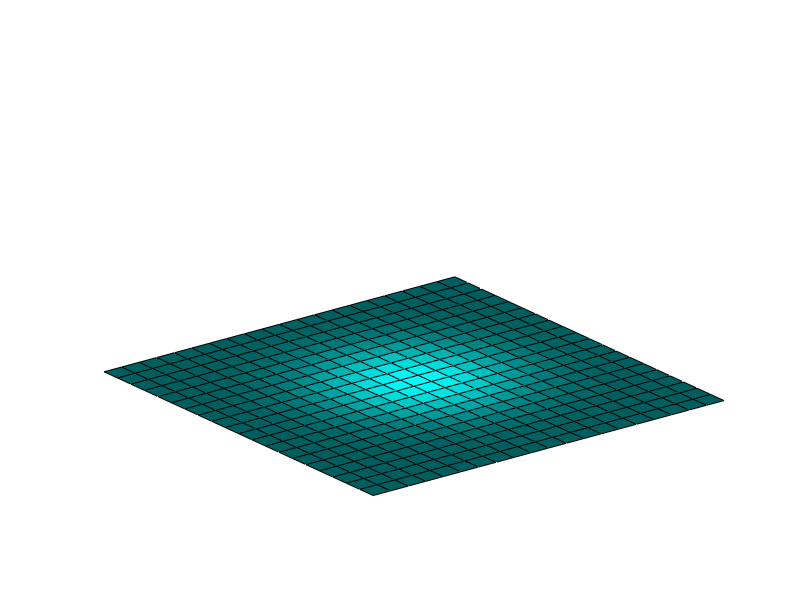

This chart was generated by the following MATLAB code:
%% Create a two dimensional grid.
   m = 21;
   [x,y] = ndgrid(-1: 2/(m-1): 1);
%% The water drop function from waterwave.
   U = exp(-5*(x.^2+y.^2));
%% Surf plot of the function
   clf
   shg
   h = surf(x,y,U);
   axis off
   ax = axis;
%% Colormap
   c = (37:100)';
   cyan = [0*c c c]/100;
   colormap(cyan)
   pause(1)
%% Indices in the four compass directions.
   n = [2:m m];
   e = n;
   s = [1 1:m-1];
   w = s;
%% A relation parameter.  Try other values.
% Experiment with omega slightly greater than one.
omega = 1.001;
%% Relax.
% Repeatedly replace grid values by relaxed average of four neighbors.
   tfinal = 500;
   for t = 1:tfinal
      U = (1-omega)*U + omega*(U(n,:)+U(:,e)+U(s,:)+U(:,w))/4;
      set(h,'zdata',U);
      axis(ax)
      drawnow
end